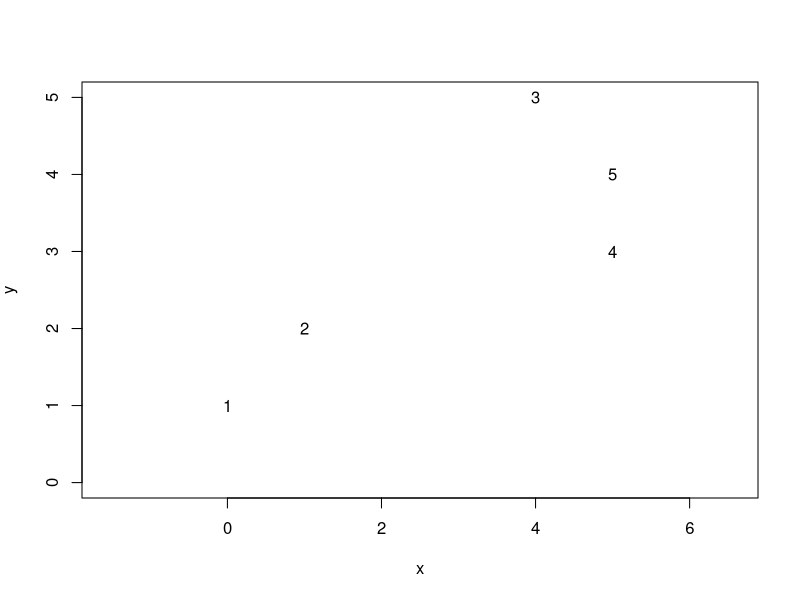
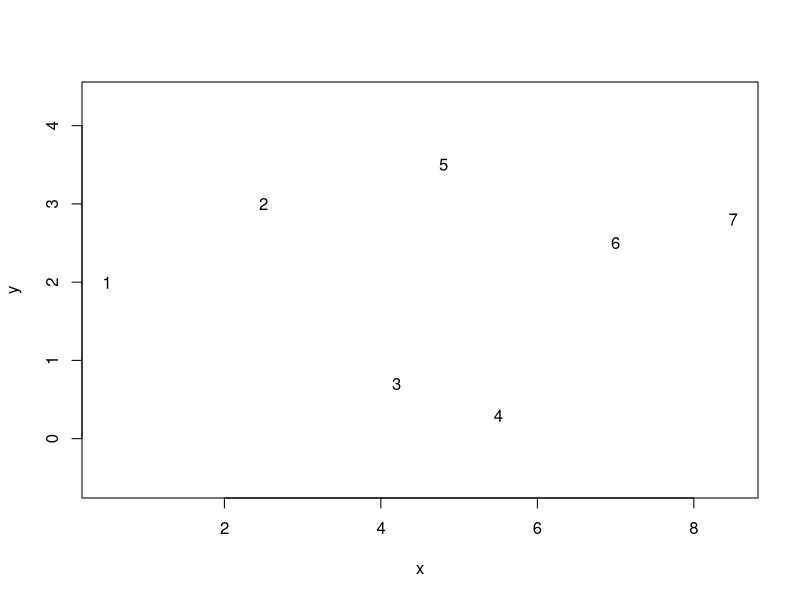

Recreate these plots in R, in order.
## ---- chunk 1
set.seed(42)
data <- data.frame(x = c(0, 1, 4, 5, 5), y = c(1, 2, 5, 3, 4))
plot(c(0, 5), c(0, 5), type = "n", xlab = expression(x), ylab = expression(y), asp = 1)
text(data, rownames(data))
## ---- chunk 2
data2 <- data.frame(
  x = c(0.5, 2.5, 4.2, 5.5, 4.8, 7.0, 8.5),
  y = c(2.0, 3.0, 0.7, 0.3, 3.5, 2.5, 2.8)
)
rownames(data2) <- seq_along(data2$x)
## ---- chunk 3
knitr::kable(t(data2), row.names = TRUE)
plot(data2, type = "n", xlab = "x", ylab = "y", asp = 1)
text(data2, rownames(data2))
## ---- chunk 4
knitr::kable(as.matrix(dist(data2)), row.names = TRUE, digits = 2)
## ---- chunk 5
# The R code to produce the data is given below for reference.
npf <- read.csv("npf_train.csv")
## choose variables whose names end with ".mean" together with "class4"
vars <- colnames(npf)[sapply(
  colnames(npf),
  function(s) nchar(s) > 5 && substr(s, nchar(s) - 4, nchar(s)) == ".mean"
)]
npf <- npf[, c(vars, "class4")]
## strip the trailing ".mean" to make the variable names prettier
colnames(npf)[1:length(vars)] <- sapply(
  colnames(npf)[1:length(vars)],
  function(s) substr(s, 1, nchar(s) - 5)
)
vars <- colnames(npf)[1:length(vars)]
